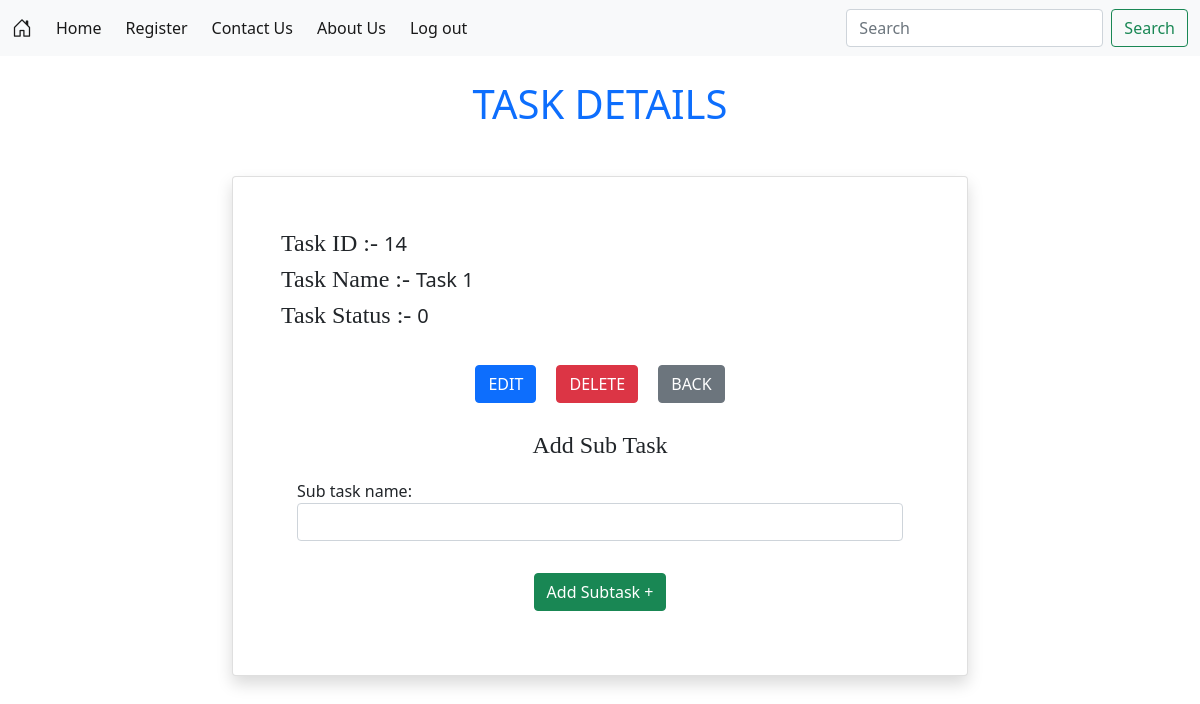
Page /task_details/14 (signed in) on the earlier database version.
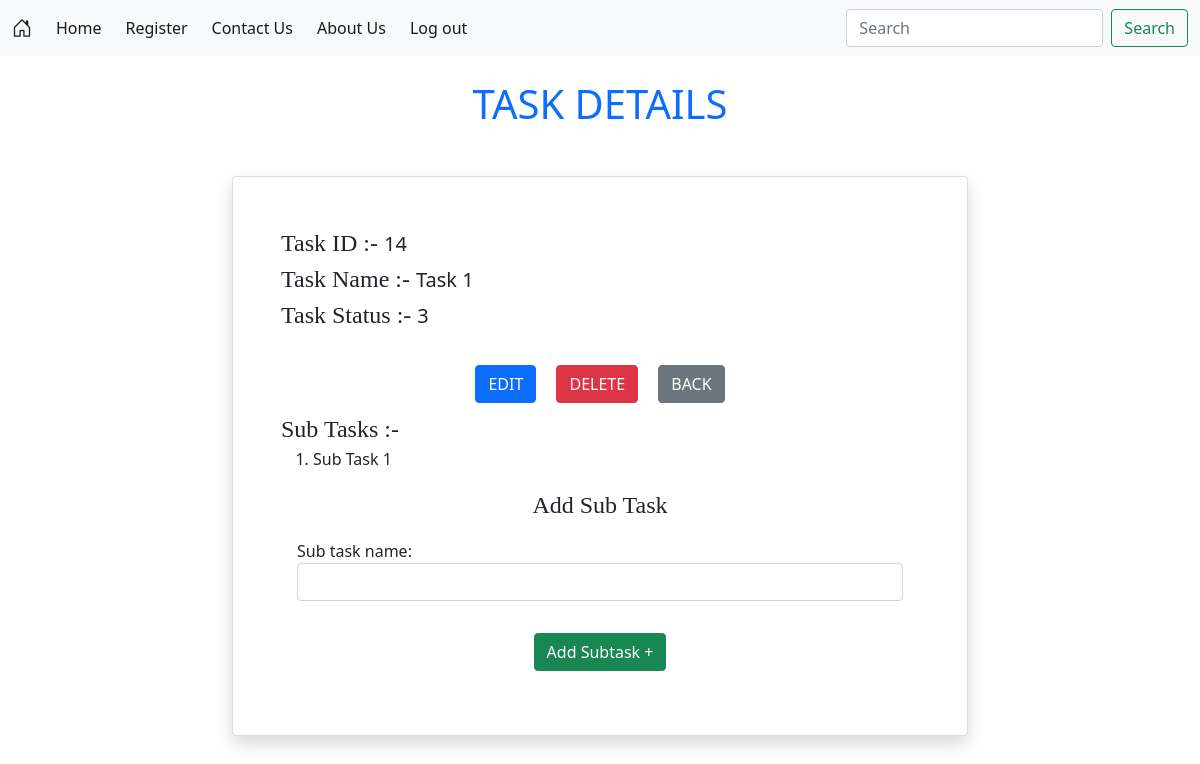
Same page on the later database version.
### task_manager_app/models.py (models this page shows, shortened)
class TaskModel(models.Model):
    class StatusChoices(models.IntegerChoices):
        Not_started = 0,"Not started"
        Started = 1 ,"Strated"
        Working = 2 ,"Working"
        Done = 3,"Done"
    task_name = models.CharField(max_length=100)
    status = models.IntegerField(choices = StatusChoices.choices)
    owner = models.ForeignKey(User,on_delete=models.CASCADE)
    created_at = models.DateTimeField(auto_now_add=True,blank=True)
    updated_at = models.DateTimeField(auto_now_add=False,auto_now=True)

class SubtaskModel(models.Model):
    sub_task_name = models.CharField(max_length=100)
    task = models.ForeignKey(TaskModel,on_delete=models.CASCADE)
    created_date = models.DateTimeField(auto_now_add=True)

### task_manager_app/views.py (the view)
# urls.py: path('task_details/<int:pk>',views.task_details,name='task_details'),
@login_required(login_url='http://127.0.0.1:8000/log_in')
def task_details(request, pk):
    Task_data = TaskModel.objects.get(id=pk)
    Sub_task_data = SubtaskModel.objects.filter(task_id=pk)
    init_dict = {
        'task': Task_data
    }
    form = SubTaskForm(initial=init_dict)
    if request.method == 'POST':
        sub_task_form = SubTaskForm(request.POST, initial=init_dict)
        if sub_task_form.is_valid():
            sub_task_form.save()
            return redirect("task_details", pk)
    return render(
        request,
        'task_details.html',
        {
            'Task_data': Task_data,
            'Sub_task_data': Sub_task_data,
            'form': form
        }
    )

### task_manager_app/forms.py
class SubTaskForm(forms.ModelForm):
    class Meta:
        model = SubtaskModel
        fields = ['sub_task_name','task']
        label = {
            'sub_task_name' : "Enter The Sub Task Name : ",
            'task':'Enter The Task Name : '
        }
        widgets = {
            'sub_task_name' : forms.TextInput(attrs={'class':'form-control'}),
            'task': forms.HiddenInput(attrs={'class':'form-control', })
        }

### task_manager_app/templates/task_details.html (shortened to what this page needs)
{% extends 'base.html' %}
{% block body %}
<div class="container">
    <div class="container text-center text-primary pt-4">
        <h1> TASK DETAILS </h1>
    </div>
    <div class="mt-5">
        <div class="row">
            <div class="col-2">
            </div>
            <div class="col-8">
                <div class="card shadow p-5">
                    <div>
                        <span class="fs-4" style="font-family: cursive;">Task ID :- </span> <span
                            class="fs-5">{{Task_data.id}}</span>
                    </div>
                    <div>
                        <span class="fs-4" style="font-family: cursive;">Task Name :- </span> <span
                            class="fs-5">{{Task_data.task_name}}</span>
                    </div>
                    <div>
                        <span class="fs-4" style="font-family: cursive;">Task Status :- </span> <span
                            class="fs-5">{{Task_data.status}}</span>
                    </div>
                    <div class="text-center mt-4">
                        <a class="btn btn-primary m-2" href="{% url 'edit_task' Task_data.id %}">EDIT</a>
                        <a class="btn btn-danger m-2" href="{% url 'delete_task' Task_data.id %}">DELETE</a>
                        <a class="btn btn-secondary m-2" href="{% url 'user_task_list' %}">BACK</a>
                    </div>
                    {% if Sub_task_data %}
                    <div>
                        <span class="fs-4" style="font-family: cursive;">Sub Tasks :- </span>
                    </div>
                    {% endif %}
                    <div>
                        <ol>
                            {% for s_task in Sub_task_data %}
                            <li>{{s_task.sub_task_name}}</li>
                            {% endfor %}
                        </ol>
                    </div>
                    <div>
                    <form action="{% url 'task_details' Task_data.id %}" method="post">
                        <div class="text-center">
                            <span class="fs-4" style="font-family: cursive;">Add Sub Task</span>
                        </div>
                        <div class="p-3">
                            {{form}}
                        </div>
                    <div class="p-3 text-center">
                        <button class="btn btn-success" type="submit">Add Subtask + </button>
                    </div>
                    </form>
                    </div>
                </div>
            </div>
            <div class="col-2">
            </div>
        </div>
    </div>
</div>
{% endblock body %}

### task_manager_app/templates/base.html (shortened to what this page needs)
<!DOCTYPE html>
{% load static %}
<html lang="en">
<head>
    <link href="https://cdn.jsdelivr.net/npm/bootstrap@5.0.2/dist/css/bootstrap.min.css" rel="stylesheet">
    <link rel="stylesheet" href="https://cdn.jsdelivr.net/npm/bootstrap-icons@1.10.3/font/bootstrap-icons.css">
</head>
<body>
    {% include 'navbar.html' %}
    {% block body %}
    {% endblock body %}
</body>
</html>

### task_manager_app/templates/navbar.html (shortened to what this page needs)
<nav class="navbar navbar-expand-lg navbar-light bg-light">
    <div class="container-fluid">
      <a class="navbar-brand" href="{% url 'home' %}"><i class="bi bi-house-door"></i></a>
      <div class="collapse navbar-collapse" id="navbarSupportedContent">
        <ul class="navbar-nav me-auto mb-2 mb-lg-0">
          <li class="nav-item me-2">
            <a class="nav-link active" aria-current="page" href="{% url 'home' %}">Home</a>
          </li>
          <li class="nav-item me-2">
            <a class="nav-link active" aria-current="page" href="{% url 'register_user' %}">Register</a>
          </li>
          <li class="nav-item me-2">
            <a class="nav-link active" aria-current="page" href="{% url 'contact_us' %}">Contact Us</a>
          </li>
          <li class="nav-item me-2">
            <a class="nav-link active" aria-current="page" href="{% url 'about_us' %}">About Us</a>
          </li>
          {% if user.is_authenticated %}
          <li class="nav-item me-2">
            <a class="nav-link active" aria-current="page" href="{% url 'log_out' %}">Log out</a>
          </li>
          {% endif %}
        </ul>
        <form class="d-flex">
          <input class="form-control me-2" type="search" placeholder="Search" aria-label="Search">
          <button class="btn btn-outline-success" type="submit">Search</button>
        </form>
      </div>
    </div>
  </nav>

Differences in the rows shown:
changed TaskModel "Task 1": status "0" → "3"
added SubtaskModel: sub_task_name "Sub Task 1"
Other differences:
text now shown: "Sub Tasks :-"
